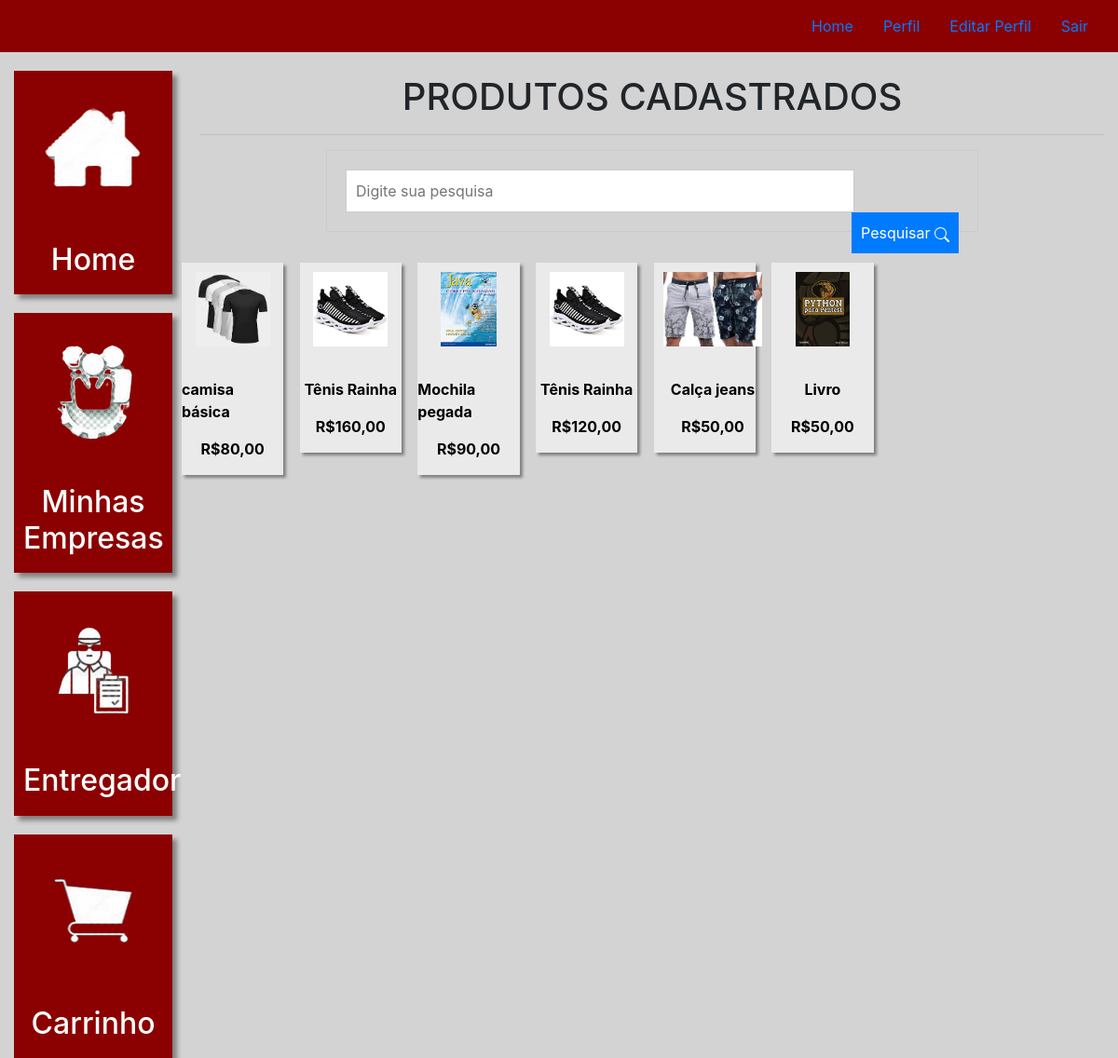
Screenshot of /home (signed in) with the database file from the repository.
### business/models.py (models this page shows, shortened)
class Product(models.Model):
    product_name = models.CharField(max_length=100)
    image = models.ImageField(upload_to='post_img')
    category = models.ForeignKey(Category, on_delete=models.CASCADE)
    price = models.FloatField()
    description = models.TextField()
    active = models.BooleanField(default=True)
    linked_company = models.ForeignKey(Company, related_name='linked_company', on_delete=models.CASCADE)

### business/views.py (the view)
# urls.py: path('home', views.home, name='home'),
@login_required(login_url='/auth/login')
def home(request):
    products = Product.objects.all()
    context = {
        'products': products
    }
    return render(request, template_name='home.html', context=context)

### business/templates/home.html (shortened to what this page needs)
{% extends 'base_business.html' %}
{% load static %}
{% block 'business' %}
<br>
<h1 id="title">PRODUTOS CADASTRADOS</h1>
<hr>
<div class="container">
    <form method="POST" action={% url "search_product" %}>{% csrf_token %}
        <input name="search" type="text" class="campo-busca" placeholder="Digite sua pesquisa">
        <button type="submit" class="btn-busca">Pesquisar
            <svg width="16" height="16" fill="currentColor" class="bi bi-search">
                <path d="M11.742 10.344a6.5 6.5 0 1 0-1.397 1.398h-.001q.044.06.098.115l3.85 3.85a1 1 0 0 0 1.415-1.414l-3.85-3.85a1 1 0 0 0-.115-.1zM12 6.5a5.5 5.5 0 1 1-11 0 5.5 5.5 0 0 1 11 0"/>
            </svg>
        </button>
    </form>
</div>
<br>
<br>
<div class="row">
    {% for product in products %}
        <div class="col-md-2" style="margin: -15px -20px -15px -20px;">
            <a href="{% url 'product_view' product.id  %}" class="link-hover">
                <div id="card-business" >
                    <div class="foto-perfil" >
                        {% if product.image %}
                            <img height="80" weight="80" style="margin: 10px 10px 10px 10px;" src="{{ product.image.url }}" alt="Imagem do meu produto">
                        {% endif %}
                    </div>
                    <br>
                    <p class="dados">{{product.product_name}}</p>
                    <p class="dados">R${{product.price}}0</p>
                </div>
            </a>
        </div>
    {% endfor %}
</div>
  {% endblock%}

### templates/static/business/css/css.css (style rules this page uses)
#card-business { display: grid; place-items: center; background-color: #EAEAEA; width: 80%; box-shadow: 3px 3px 3px gray; color: black; }
.dados { font-weight: bold; }

### business/templates/home.html (style rules this page uses)
#title { text-align: center; }
.container { width: 700px; margin: 0 auto; padding: 20px; border: 1px solid #ccc; }
.campo-busca { width: 83%; padding: 10px; border: 1px solid #ccc; font-size: 16px; }
.btn-busca { float: right; padding: 10px; background-color: #007bff; color: #fff; border: none; cursor: pointer; display: inline; }

### rows the page displays
Product: image (picture), product_name "camisa básica", price "80,0"
Product: image (picture), product_name "Tênis Rainha", price "160,0"
Product: image (picture), product_name "Mochila pegada", price "90,0"
Product: image (picture), product_name "Tênis Rainha", price "120,0"
Product: image (picture), product_name "Calça jeans", price "50,0"
Product: image (picture), product_name "Livro", price "50,0"
